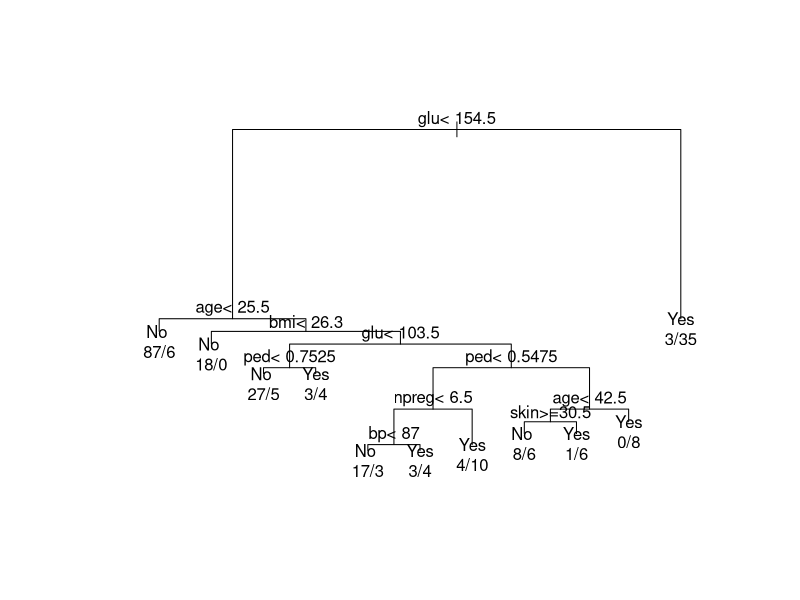

Reproduce this figure in R.
dibaet <- read.csv("./datafiles/dibaties.csv")
library(caTools)
split <- sample.split(dibaet , SplitRatio = 0.8);

training<- subset(dibaet,split ==TRUE);

testing <-subset(dibaet, split ==FALSE);

library(rpart)

model <- rpart(type~. , data= training )
print(model)

plot(model,margin=0.1)
text(model,use.n=TRUE,pretty=TRUE)


##Now we would make prediction

pred <- predict(model,newdata=testing,type="class")

## so we build a confusion matrix to verify with the actual data
library(caret)
print(confusionMatrix(table(actualValue= testing$type, predValue = pred)))
